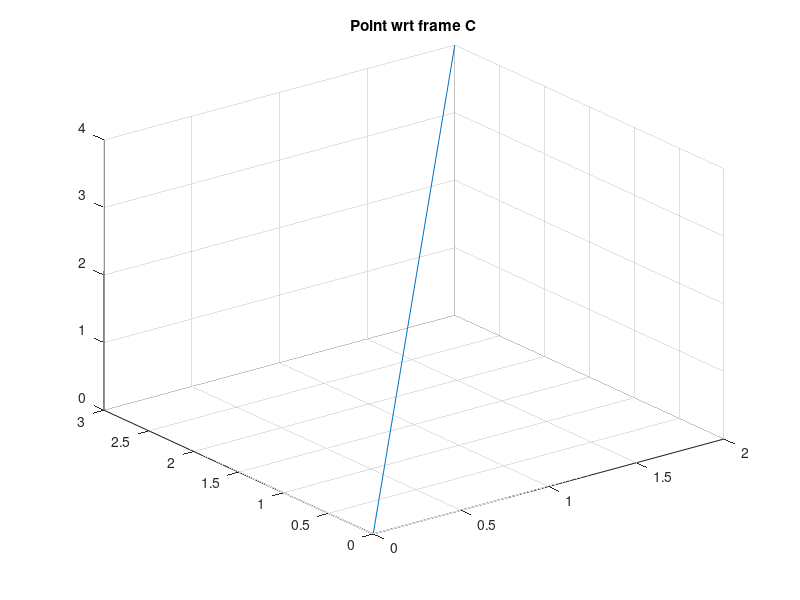
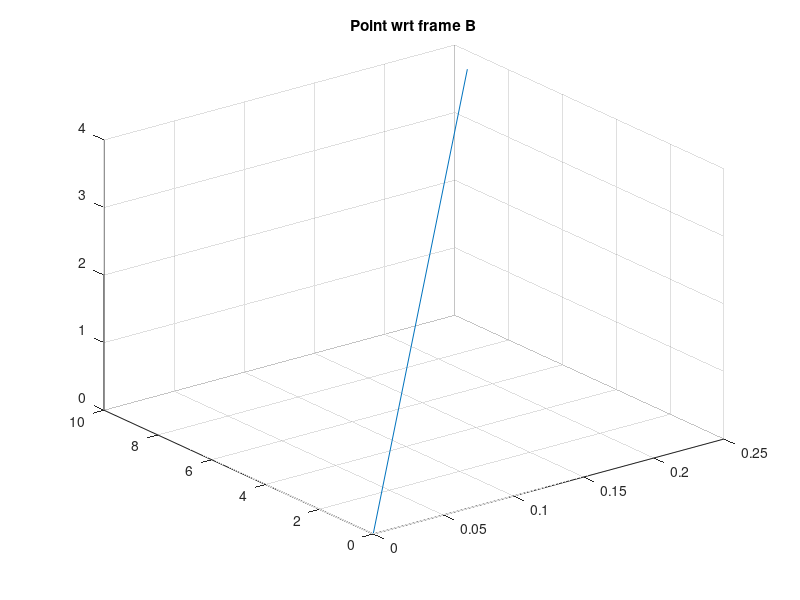
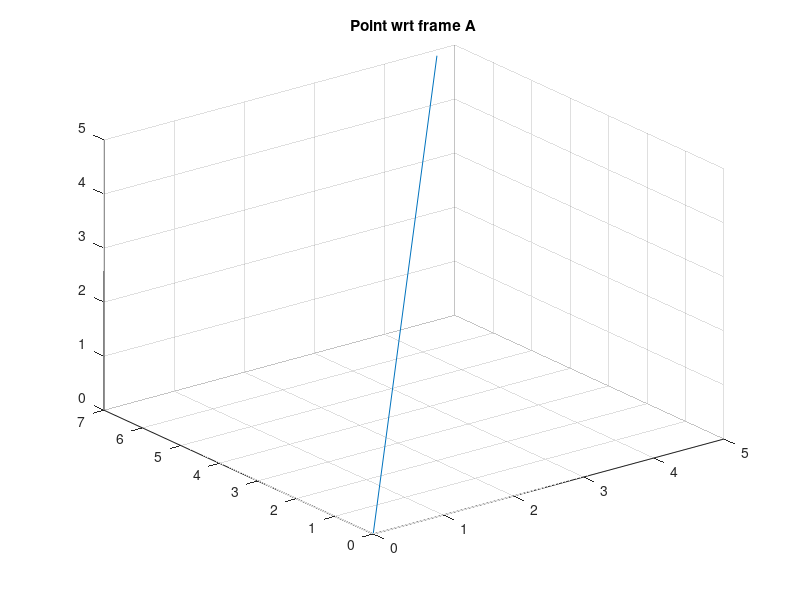

The MATLAB source for these figures, in order:
%% IR Lab #14

%% Task 1

P_c = [2;
       3;
       4;
       1];

D_b = 5;
Theta = 30;

D_c = 3;
Beta = 45;

T_y = [1 0 0 0;
       0 1 0 D_b;
       0 0 1 0;
       0 0 0 1];

R_z = [cosd(Theta) -sind(Theta) 0 0;
       sind(Theta)  cosd(Theta) 0 0;
       0            0           1 0;
       0            0           0 1;];
   
H_ab = T_y*R_z;

P_b = H_ab*P_c;

T_x = [1 0 0 D_c;
       0 1 0 0;
       0 0 1 0;
       0 0 0 1];

R_x = [1 0           0          0;
       0 cosd(Beta) -sind(Beta) 0;
       0 sind(Beta)  cosd(Beta) 0;
       0 0           0          1;];
   
H_bc = T_x*R_x;

P_a = H_ab*H_bc*P_c;

figure, plot3([0 P_c(1)],[0 P_c(2)],[0 P_c(3)]), grid, title('Point wrt frame C');
figure, plot3([0 P_b(1)],[0 P_b(2)],[0 P_b(3)]), grid, title('Point wrt frame B');
figure, plot3([0 P_a(1)],[0 P_a(2)],[0 P_a(3)]), grid, title('Point wrt frame A');